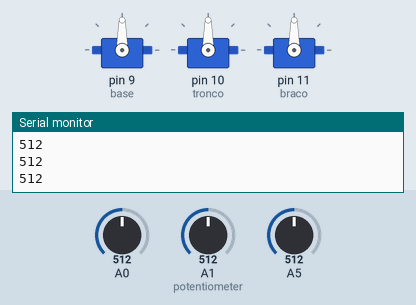
Recording of a sketch running on a simulated Arduino Uno, built with avr-gcc and run on an emulated ATmega328P. On the bench: 3 × servo, the last lines printed to the serial monitor. Inputs (shaded band) come from the test bench; at power-on: A0 = 512, A1 (potentiometer) = 512, A5 = 512.

Above: at 1.2 s.
1.3 s: A0 set to 716
At 2.4 s:
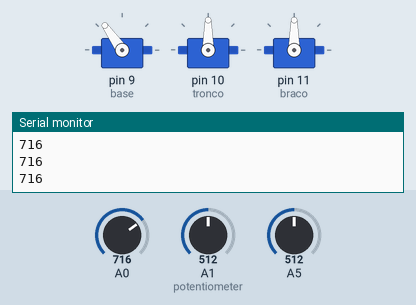
2.8 s: A1 (potentiometer) set to 716
At 3.3 s:
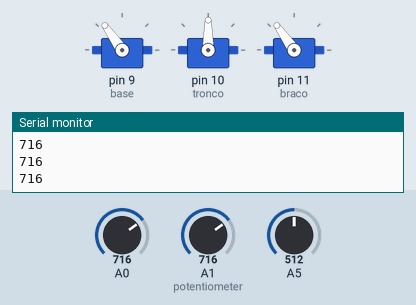
4.3 s: A5 set to 716
At 4.8 s:
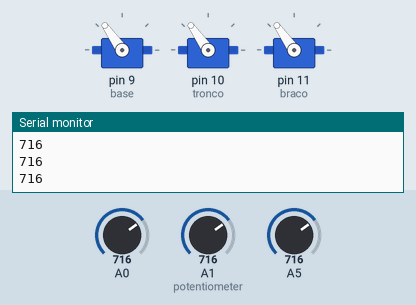
5.8 s: A0 set to 900
At 6.9 s:
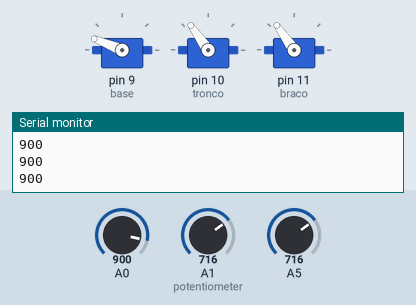
7.3 s: A1 (potentiometer) set to 900
At 8.3 s:
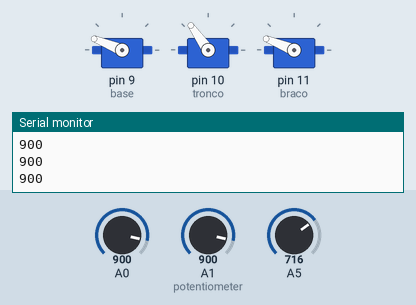
8.8 s: A5 set to 900
At 9.7 s:
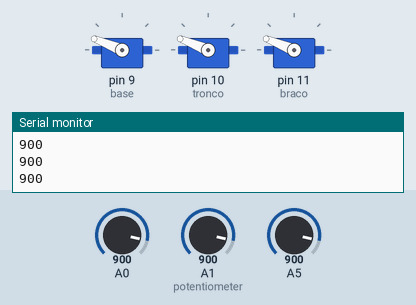
Timing chart, 0 to 11.3 s (numbered marks = the images above; inputs shaded):
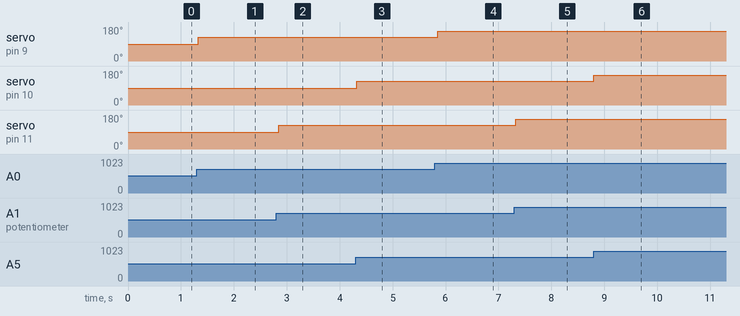

Measured:
- after the input at 1.3 s, servo on pin 9 (base): 90° → 125° at once
- after the input at 2.8 s, servo on pin 11 (braco): 90° → 125° after 0.05 s
- after the input at 4.3 s, servo on pin 10 (tronco): 90° → 125° at once
- after the input at 5.8 s, servo on pin 9 (base): 125° → 158° after 0.05 s
- after the input at 7.3 s, servo on pin 11 (braco): 125° → 158° at once
- after the input at 8.8 s, servo on pin 10 (tronco): 125° → 158° at once

The sketch:

robotic-arm.ino
```cpp
/*
 Controlling a servo position using a potentiometer (variable resistor)
 by Michal Rinott <http://people.interaction-ivrea.it/m.rinott>

 modified on 8 Nov 2013
 by Scott Fitzgerald
 http://www.arduino.cc/en/Tutorial/Knob
*/


#include <Servo.h>

Servo base;  // create servo object to control a servo
Servo tronco;
Servo braco;


int val_base;    // variable to read the value from the analog pin
int val_tronco;
int val_braco;

void setup() {
  pinMode(9,OUTPUT);
  pinMode(10,OUTPUT);
  pinMode(11,OUTPUT);
  pinMode(A2,INPUT);
  pinMode(A1,INPUT);
  pinMode(A0,INPUT);
  Serial.begin(9600);
  base.attach(9);
  tronco.attach(10);
  braco.attach(11);  // attaches the servo on pin 9 to the servo object
}

void loop() {
  int val_base = analogRead(A0);
  int val_tronco = analogRead(A5);
  int val_braco = analogRead(A1);            // reads the value of the potentiometer (value between 0 and 1023)
  // Serial.println(val_tronco);
  // Serial.println(val_braco);
  //int val_base_aux = map(val_base, 0, 1023, 0, 1023);

  int angle_base = map(val_base, 0, 1023, 0, 180);
  int angle_tronco = map(val_tronco, 0, 1023, 0, 180);
  int angle_braco = map(val_braco, 0, 1023, 0, 180);    // scale it for use with the servo (value between 0 and 180)

  base.write(angle_base);
  tronco.write(angle_tronco);
  braco.write(angle_braco); // sets the servo position according to the scaled value
  delay(50);                           // waits for the servo to get there

  Serial.println(val_base);
}
```
